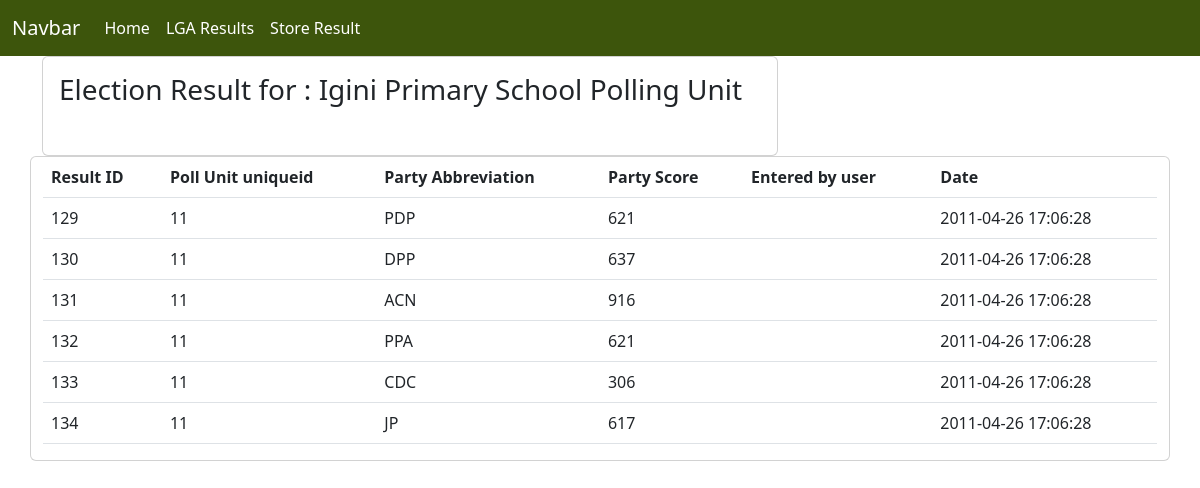
The app's page /results/11 with its own data.
### inecapp/models.py (models this page shows, shortened)
class PollingUnit(models.Model):
    uniqueid = models.AutoField(primary_key=True)
    polling_unit_id = models.IntegerField()
    ward_id = models.IntegerField()
    lga_id = models.IntegerField()
    uniquewardid = models.IntegerField(blank=True, null=True)
    polling_unit_number = models.CharField(max_length=50, blank=True, null=True)
    polling_unit_name = models.CharField(max_length=50, blank=True, null=True)
    polling_unit_description = models.TextField(blank=True, null=True)
    lat = models.CharField(max_length=255, blank=True, null=True)
    long = models.CharField(max_length=255, blank=True, null=True)
    entered_by_user = models.CharField(max_length=50, blank=True, null=True)
    date_entered = models.CharField(max_length=50, blank=True, null=True)
    user_ip_address = models.CharField(max_length=50, blank=True, null=True)
    class Meta:
        managed = False
        db_table = 'polling_unit'

class AnnouncedPuResults(models.Model):
    result_id = models.AutoField(primary_key=True)
    polling_unit_uniqueid = models.CharField(max_length=50)
    party_abbreviation = models.CharField(max_length=4)
    party_score = models.IntegerField()
    entered_by_user = models.CharField(max_length=50)
    date_entered = models.CharField(max_length=50, blank=True, null=True)
    user_ip_address = models.CharField(max_length=50)
    class Meta:
        managed = False
        db_table = 'announced_pu_results'

### inecapp/views.py (the view)
# urls.py: path('results/<uniqueid>', view_result, name='view_result'),
def view_result(request, uniqueid):
    poll_unit = get_object_or_404(PollingUnit, uniqueid=uniqueid)
    result = AnnouncedPuResults.objects.all().filter(polling_unit_uniqueid=uniqueid)
    context = {
        'result':result,
        'poll_unit': poll_unit
    }
    return render(request, 'poll_result.html', context)

### templates/poll_result.html
{% extends "base.html" %}
{% load i18n %}
{% block content %}
<div class="container">
	<div class="row">
		<div class="col-lg-8">
			<div class="card">
			  <div class="card-body">
				  <h3 class="card-title">Election Result for : {{ poll_unit.polling_unit_name }} Polling Unit</h3><br/>
				  </div>
			</div>
		</div><br/><br/>
        <div class="card">
            <table class="table" style="background-color: #fff;">
                <thead>
                  <tr>
                    <th scope="col">Result ID</th>
                    <th scope="col">Poll Unit uniqueid</th>
                    <th scope="col">Party Abbreviation</th>
                    <th scope="col">Party Score</th>
                    <th scope="col">Entered by user</th>
					<th scope="col">Date</th>
                  </tr>
                </thead>
              {% if result %}
                <tbody>
                  {% for obj in result %}
                  <tr>
					<td>{{ obj.result_id }}</td>
                    <td>{{ obj.polling_unit_uniqueid }}</td>
                    <td>{{ obj.party_abbreviation }}</td>
                    <td>{{ obj.party_score }}</td>
                    <td>{{ obj.entered_by_user }}</td>
                    <td>{{ obj.date_entered }}</td>
                  </tr>
                  {% endfor %}
                </tbody>
              {% endif %}
            </table>
    </div>
</div>
{% endblock %}

### records on screen
PollingUnit: polling_unit_name "Igini Primary School"
AnnouncedPuResults: result_id "129", polling_unit_uniqueid "11", party_abbreviation "PDP", party_score "621", date_entered "2011-04-26 17:06:28"
AnnouncedPuResults: result_id "130", polling_unit_uniqueid "11", party_abbreviation "DPP", party_score "637", date_entered "2011-04-26 17:06:28"
AnnouncedPuResults: result_id "131", polling_unit_uniqueid "11", party_abbreviation "ACN", party_score "916", date_entered "2011-04-26 17:06:28"
AnnouncedPuResults: result_id "132", polling_unit_uniqueid "11", party_abbreviation "PPA", party_score "621", date_entered "2011-04-26 17:06:28"
AnnouncedPuResults: result_id "133", polling_unit_uniqueid "11", party_abbreviation "CDC", party_score "306", date_entered "2011-04-26 17:06:28"
AnnouncedPuResults: result_id "134", polling_unit_uniqueid "11", party_abbreviation "JP", party_score "617", date_entered "2011-04-26 17:06:28"
